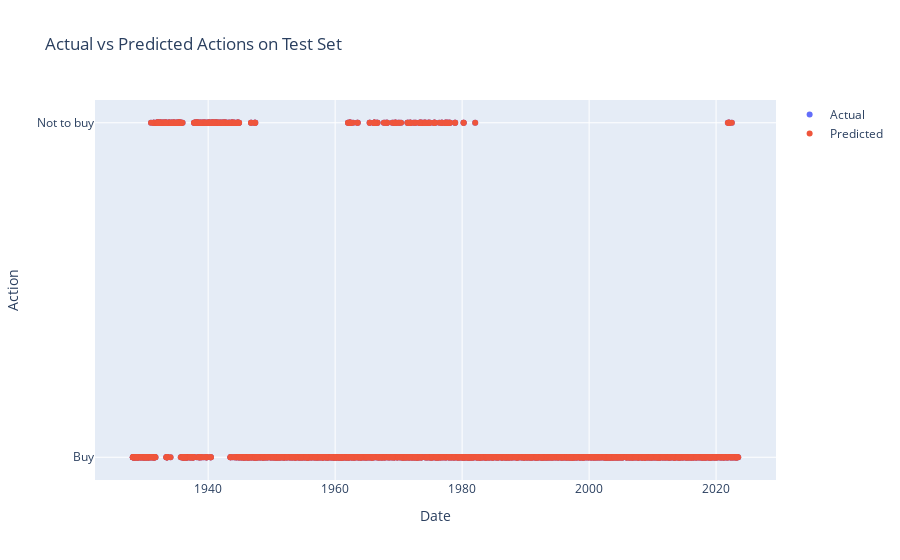

Write notebook code for a chart like this one.
### Code cell
# Create an interactive figure
fig = go.Figure()

# Add actual and predicted lines to the figure
fig.add_trace(go.Scatter(x=test_results.index, y=test_results['Action'], mode='markers', name='Actual'))
fig.add_trace(go.Scatter(x=test_results.index, y=test_results['Predicted'], mode='markers', name='Predicted'))

# Set the title and labels
fig.update_layout(title='Actual vs Predicted Actions on Test Set',
                  xaxis_title='Date',  
                  yaxis_title='Action') 

# Show the figure
fig.show()

### Figure 1 — Plotly figure (JSON) as saved in the notebook; plotly's stock layout.template omitted (floating-point values rounded to 4 significant figures; data arrays with more than 128 entries replaced by an {"elided": "..."} marker saying what was removed)
{"data": [{"mode": "markers", "name": "Actual", "type": "scatter", "x": {"elided": "2396 str values"}, "y": {"elided": "2396 str values"}}, {"mode": "markers", "name": "Predicted", "type": "scatter", "x": {"elided": "2396 str values"}, "y": {"elided": "2396 str values"}}], "layout": {"title": {"text": "Actual vs Predicted Actions on Test Set"}, "xaxis": {"title": {"text": "Date"}}, "yaxis": {"title": {"text": "Action"}}}}
